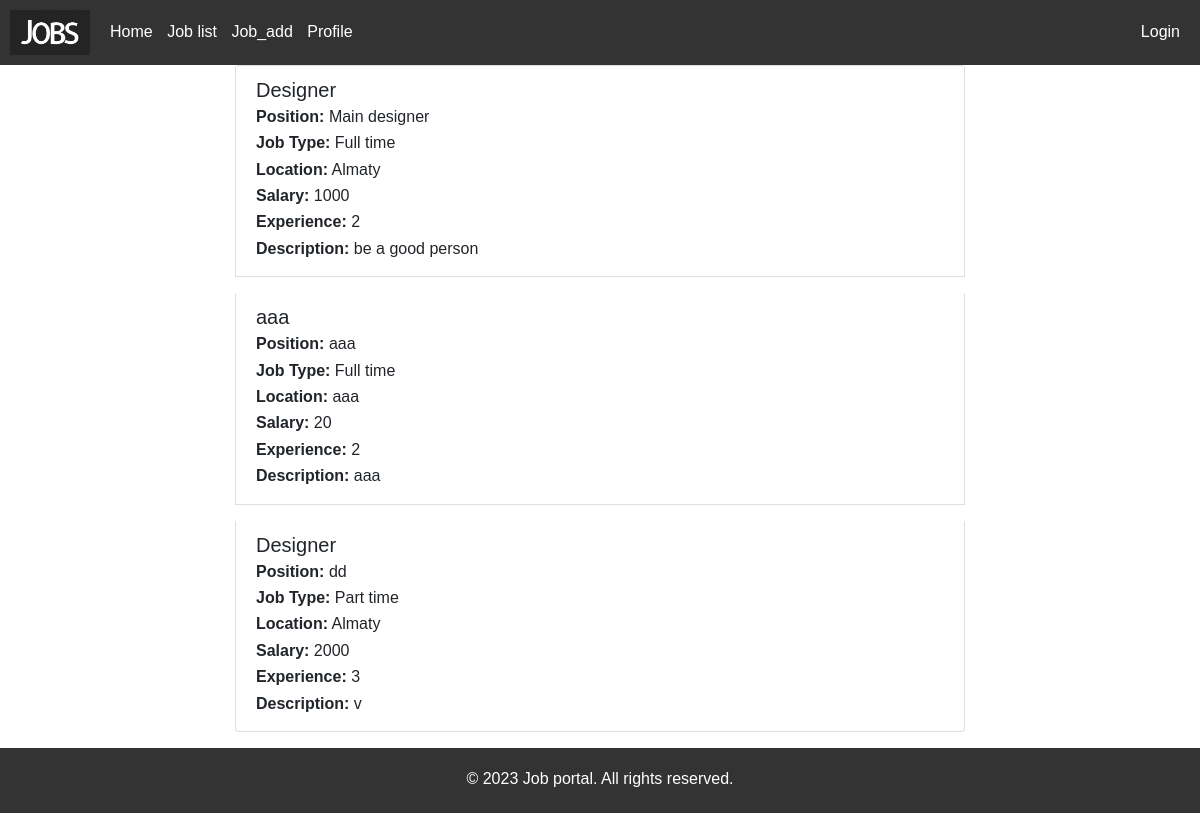
/search/, run on an earlier commit of the app's database.
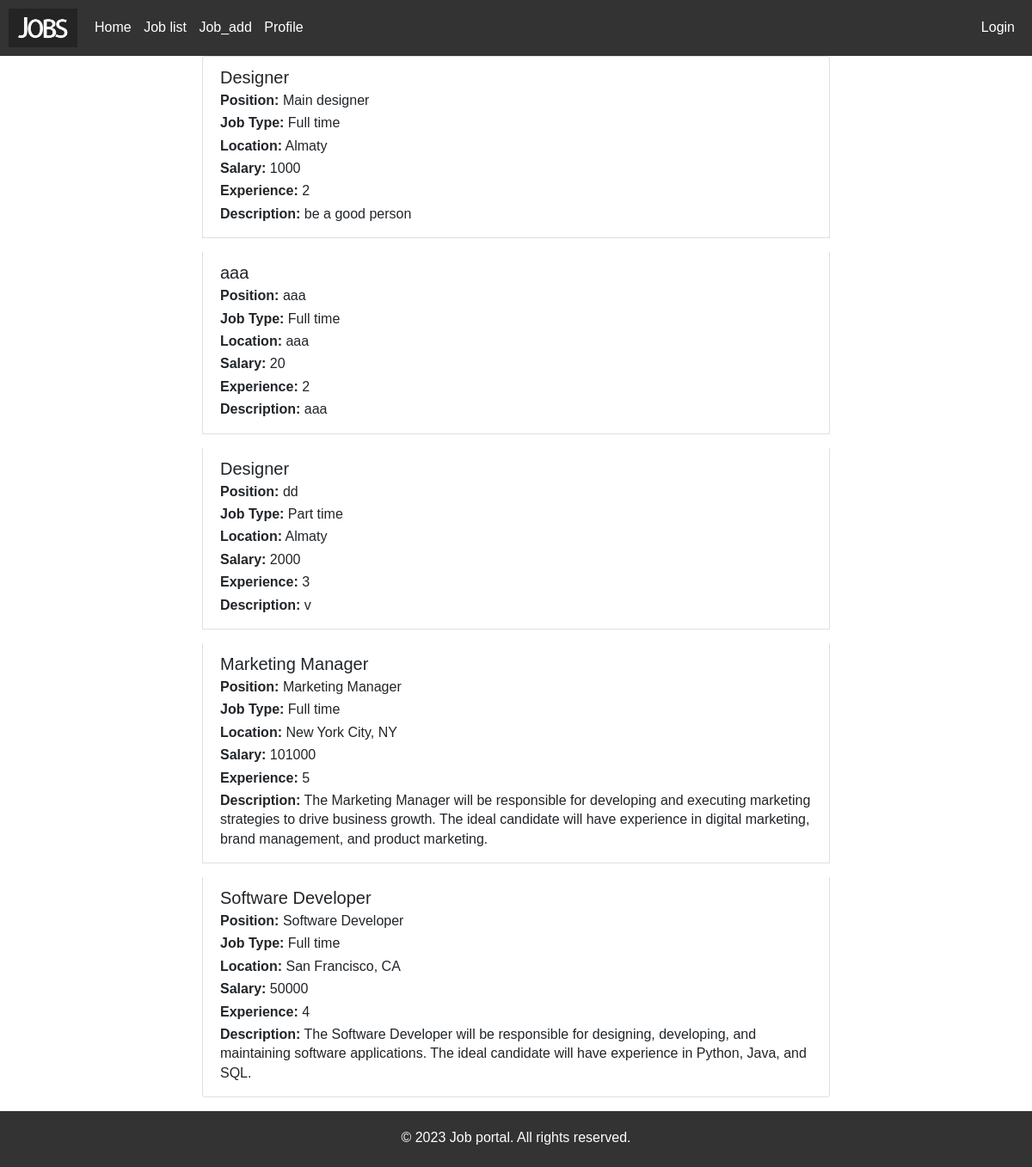
And on a later commit of the database.
### job_portal/models.py (models this page shows, shortened)
class Job(models.Model):
    job_name = models.CharField(max_length=200, default='')
    position = models.CharField(max_length=100, default='')
    JOB_TYPE = (
        ('1', "Full time"),
        ('2', "Part time"),
        ('3', "Internship"),
    )
    job_type = models.CharField(choices=JOB_TYPE, max_length=1)
    location = models.CharField(max_length=100, default='')
    salary = models.IntegerField(null=True)
    experience = models.IntegerField(null=True)
    description = models.CharField(max_length=255, default='')

### job_portal/views.py (the view)
# urls.py: path('search/', views.search_job, name='search_job')
def search_job(request):
    search_text = request.GET.get("search", "")
    category = request.GET.get("category")
    jobs = Job.objects.all()
    if search_text and category:
        jobs = jobs.filter(
            Q(job_name__icontains=search_text) & Q(job_type=category)
        )
    elif search_text:
        jobs = jobs.filter(job_name__icontains=search_text)
    context = {
        "jobs": jobs,
    }
    return render(request, "job_portal/search_results.html", context)

### job_portal/templates/job_portal/search_results.html
{% extends 'base.html' %}
{% load static %}
{% block content %}
    <div class="container">
        <div class="row">
            <div class="col-md-8 offset-md-2">
                <div class="list-group">
                    {% if jobs %}
                        {% for job in jobs %}
                            <div class="list-group-item mb-3">
                                <h5 class="mb-1">{{ job.job_name }}</h5>
                                <p class="mb-1"><strong>Position:</strong> {{ job.position }}</p>
                                <p class="mb-1"><strong>Job Type:</strong> {{ job.get_job_type_display }}</p>
                                <p class="mb-1"><strong>Location:</strong> {{ job.location }}</p>
                                <p class="mb-1"><strong>Salary:</strong> {{ job.salary }}</p>
                                <p class="mb-1"><strong>Experience:</strong> {{ job.experience }}</p>
                                <p class="mb-1"><strong>Description:</strong> {{ job.description }}</p>
                            </div>
                        {% endfor %}
                    {% else %}
                        <p>No jobs found.</p>
                    {% endif %}
                </div>
            </div>
        </div>
    </div>
{% endblock %}

### templates/base.html (shortened to what this page needs)
<!DOCTYPE html>
{% load static %}
<html>
<head>
     <link rel="stylesheet" href="https://stackpath.bootstrapcdn.com/bootstrap/4.4.1/css/bootstrap.min.css">
    <link rel="stylesheet" href="https://cdnjs.cloudflare.com/ajax/libs/font-awesome/4.7.0/css/font-awesome.min.css">
    <link rel="stylesheet" href="{% static 'main.css' %}">
</head>
<body>
    <header class="header">
    <h1 class="logo"><img src="{% static 'img/logo.jpg' %}" style="width: 80px"></h1>
    <nav class="nav">
      <ul>
        <li><a href="/">Home</a></li>
        <li><a href="/job_list">Job list</a></li>
        <li><a href="/job_add">Job_add</a></li>
        <li><a href="/profile">Profile</a></li>
      </ul>
      {% if user.is_authenticated %}
        <div class="authenticated">
            <a class="logout" href="/logout">Logout</a>
            <p class="welcome">Welcome, {{user.username}}</p>
        </div>
      {% else %}
        <a class="login" href="/login">Login</a>
      {% endif %}
    </nav>
  </header>
        {% block content %}{% endblock %}
  <footer class="footer">
    <p>&copy; 2023 Job portal. All rights reserved.</p>
  </footer>
</body>
</html>

### static/main.css (style rules this page uses)
body, h1, h2, h3, p, ul, li { margin: 0; padding: 0; }
body { font-family: Arial, sans-serif; line-height: 1.4; }
header { background-color: #333; color: #fff; padding: 20px; }
h1 { font-size: 24px; margin: 0; }
nav ul { list-style-type: none; }
nav ul li { display: inline-block; margin-right: 10px; }
nav ul li a { color: #fff; text-decoration: none; }

What changed in the data, as far as the page shows it:
added Job: job_name "Marketing Manager", position "Marketing Manager", job_type "Full time", location "New York City, NY", salary "101000", experience "5", description "The Marketing Manager will be responsible for developing and executing marketing strategies to drive business growth. The ideal candidate will have experience in digital marketing, brand management, and product marketing."
added Job: job_name "Software Developer", position "Software Developer", job_type "Full time", location "San Francisco, CA", salary "50000", experience "4", description "The Software Developer will be responsible for designing, developing, and maintaining software applications. The ideal candidate will have experience in Python, Java, and SQL."
